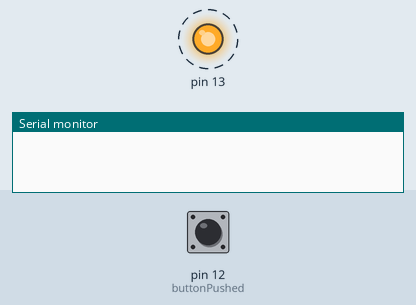
Simulated run of this sketch. Board: Arduino Uno, built with avr-gcc and run on an emulated ATmega328P. On the bench: output pins drawn as LEDs (lit = HIGH), the last lines printed to the serial monitor. Dashed ring = blinking. The inputs (shaded band) are chosen by the test bench; at power-on: pin 12 (buttonPushed) LOW.

Above: at 1.3 s.
1.7 s: pin 12 (buttonPushed) pulled HIGH for 3.2 s
At 1.7 s:
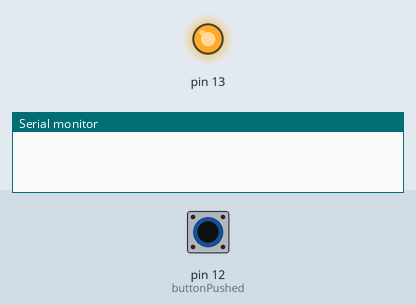
At 2.9 s:
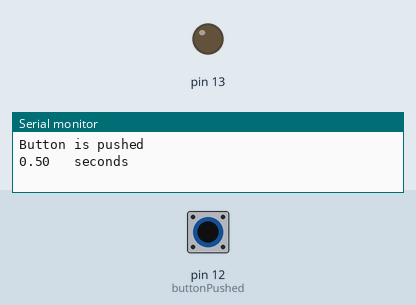
Timing chart, 0 to 12.4 s (numbered marks = the images above; inputs shaded):
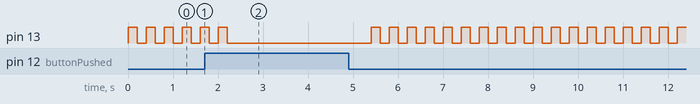

The sketch:

MMitri_Lab17_lecture1.ino
```cpp
int buttonState=0;

float timer=0;


void setup() {

  // initialize digital pin LED_BUILTIN as an output.

  pinMode(13, OUTPUT);

  pinMode(12, INPUT);

  Serial.begin(9600);

}


void loop() {

  buttonState = digitalRead(12);

  digitalWrite(13, HIGH);   // turn the LED on (HIGH is the voltage level)

  delay(200);                       // wait

  digitalWrite(13, LOW);    // turn the LED off by making the voltage LOW

  delay(200);                       // wait

  if (buttonState == HIGH) {

    buttonPushed();         // call buttonPushed function

  }

}


void buttonPushed() {

  Serial.println("Button is pushed");

  timer = 0;

  while (buttonState == HIGH) {

  buttonState = digitalRead(12);

  timer=timer + .5;

  Serial.print(timer);

  Serial.println("\t seconds");

  delay(500);

  }

}
```
